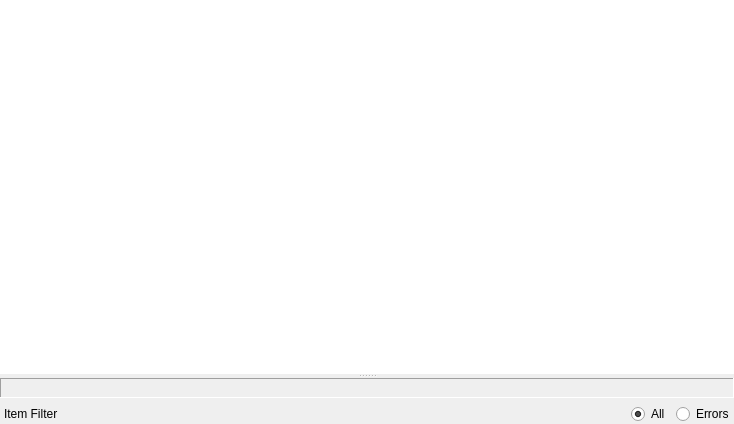
<?xml version="1.0" encoding="UTF-8"?>
<ui version="4.0">
 <class>CHotfolderGuiComp</class>
 <widget class="QWidget" name="CHotfolderGuiComp">
  <property name="geometry">
   <rect>
    <x>0</x>
    <y>0</y>
    <width>734</width>
    <height>424</height>
   </rect>
  </property>
  <property name="sizePolicy">
   <sizepolicy hsizetype="Preferred" vsizetype="Preferred">
    <horstretch>0</horstretch>
    <verstretch>0</verstretch>
   </sizepolicy>
  </property>
  <property name="windowTitle">
   <string>Hotfolder View</string>
  </property>
  <layout class="QVBoxLayout" name="verticalLayout_2">
   <property name="margin">
    <number>0</number>
   </property>
   <item>
    <widget class="QSplitter" name="splitter">
     <property name="orientation">
      <enum>Qt::Vertical</enum>
     </property>
     <widget class="QTreeWidget" name="FileList">
      <property name="sizePolicy">
       <sizepolicy hsizetype="Preferred" vsizetype="Expanding">
        <horstretch>1</horstretch>
        <verstretch>0</verstretch>
       </sizepolicy>
      </property>
      <property name="styleSheet">
       <string notr="true">QTreeView::item
{
	min-height: 22px;
	border-radius: 4px;
	border: 1px solid palette(mid);
	margin-left: 4px;
	margin-right: 4px;
 }

/**
	Processing item has only bottom border
*/
QTreeView::item:!has-children
{
	border: 0px;
	border-bottom: 1px solid  palette(mid);
 }


/**
	Directory item has top margin and gradient fill
*/
QTreeView::item:has-children
{
	margin-top: 4px;
    background: qlineargradient(x1: 0, y1: 0, x2: 0, y2: 1, stop: 0 rgba(250,250,250,192), stop: 1 rgba(231,231,231,192));
 }

/**
	Last processing item has no border
*/
 QTreeView::item:!has-children:!has-siblings
{
	border-bottom: 0px;
 }

/*
	Selected processing item
*/
QTreeView::item:selected:!has-children
{
   	background: rgb(230, 240, 255);
   	border: 1px solid palette(mid);
	margin-top: 2px;
 	color: black;
 }

/*
	Selected directory item
*/
QTreeView::item:selected:has-children
{
 	color: black;
 }

/**
	Hide branch
*/
QTreeView::branch
{
	background: palette(base);
}</string>
      </property>
      <property name="frameShape">
       <enum>QFrame::NoFrame</enum>
      </property>
      <property name="selectionMode">
       <enum>QAbstractItemView::ExtendedSelection</enum>
      </property>
      <property name="indentation">
       <number>0</number>
      </property>
      <property name="rootIsDecorated">
       <bool>false</bool>
      </property>
      <property name="columnCount">
       <number>1</number>
      </property>
      <attribute name="headerVisible">
       <bool>false</bool>
      </attribute>
      <attribute name="headerHighlightSections">
       <bool>false</bool>
      </attribute>
      <column>
       <property name="text">
        <string>File</string>
       </property>
      </column>
     </widget>
     <widget class="QFrame" name="PreviewFrame">
      <property name="frameShape">
       <enum>QFrame::Panel</enum>
      </property>
      <property name="frameShadow">
       <enum>QFrame::Sunken</enum>
      </property>
      <layout class="QVBoxLayout" name="verticalLayout">
       <property name="margin">
        <number>4</number>
       </property>
      </layout>
     </widget>
    </widget>
   </item>
   <item>
    <widget class="QFrame" name="FilterFrame">
     <property name="frameShape">
      <enum>QFrame::NoFrame</enum>
     </property>
     <property name="frameShadow">
      <enum>QFrame::Raised</enum>
     </property>
     <layout class="QHBoxLayout" name="horizontalLayout">
      <property name="leftMargin">
       <number>4</number>
      </property>
      <property name="topMargin">
       <number>0</number>
      </property>
      <property name="rightMargin">
       <number>0</number>
      </property>
      <property name="bottomMargin">
       <number>0</number>
      </property>
      <item>
       <widget class="QLabel" name="label">
        <property name="frameShape">
         <enum>QFrame::NoFrame</enum>
        </property>
        <property name="text">
         <string>Item Filter</string>
        </property>
       </widget>
      </item>
      <item>
       <widget class="QFrame" name="TextFilterFrame">
        <property name="sizePolicy">
         <sizepolicy hsizetype="Expanding" vsizetype="Preferred">
          <horstretch>0</horstretch>
          <verstretch>0</verstretch>
         </sizepolicy>
        </property>
        <property name="frameShape">
         <enum>QFrame::NoFrame</enum>
        </property>
        <property name="frameShadow">
         <enum>QFrame::Raised</enum>
        </property>
        <layout class="QHBoxLayout" name="horizontalLayout_2">
         <property name="margin">
          <number>0</number>
         </property>
        </layout>
       </widget>
      </item>
      <item>
       <widget class="QRadioButton" name="AllRadio">
        <property name="text">
         <string>All</string>
        </property>
        <property name="checked">
         <bool>true</bool>
        </property>
       </widget>
      </item>
      <item>
       <widget class="QRadioButton" name="ErrorsRadio">
        <property name="text">
         <string>Errors</string>
        </property>
       </widget>
      </item>
     </layout>
    </widget>
   </item>
  </layout>
 </widget>
 <resources>
  <include location="../../../Acf/Include/iqtgui/iqtgui.qrc"/>
 </resources>
 <connections/>
</ui>
